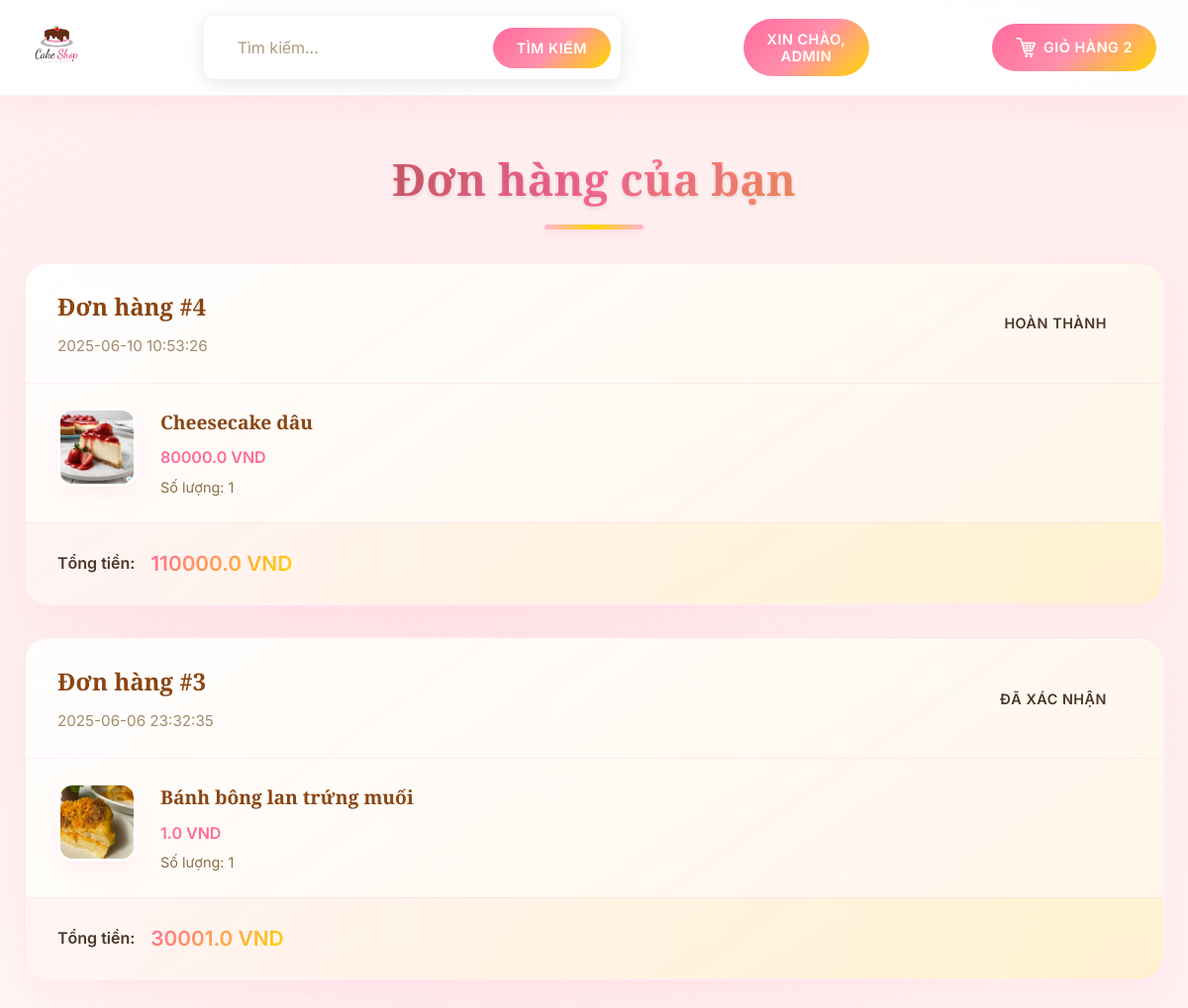
Screenshot of /account/orders (signed in) with the database file from the repository.
### tables this page shows
CREATE TABLE users 
		(userId INTEGER PRIMARY KEY, 
		password TEXT,
		email TEXT,
		firstName TEXT,
		lastName TEXT,
		address1 TEXT,
		address2 TEXT,
		zipcode TEXT,
		city TEXT,
		state TEXT,
		country TEXT, 
		phone TEXT
		, is_admin INTEGER DEFAULT 0, role TEXT DEFAULT 'user');

CREATE TABLE orders (
                    orderId INTEGER PRIMARY KEY AUTOINCREMENT,
                    userId INTEGER,
                    orderDate TEXT,
                    status TEXT DEFAULT 'Đang xử lý',
                    totalPrice REAL,
                    shippingAddress TEXT,
                    paymentMethod TEXT,
                    FOREIGN KEY (userId) REFERENCES users(userId)
                );

CREATE TABLE order_items (
                    orderItemId INTEGER PRIMARY KEY AUTOINCREMENT,
                    orderId INTEGER,
                    productId INTEGER,
                    quantity INTEGER DEFAULT 1,
                    price REAL,
                    FOREIGN KEY (orderId) REFERENCES orders(orderId),
                    FOREIGN KEY (productId) REFERENCES products(productId)
                );

CREATE TABLE products
		(productId INTEGER PRIMARY KEY,
		name TEXT,
		price REAL,
		description TEXT,
		image TEXT,
		stock INTEGER,
		categoryId INTEGER,
		FOREIGN KEY(categoryId) REFERENCES categories(categoryId)
		);

### routes/profile_routes.py (the view)
@profile_bp.route("/account/orders")
def orders():
    if 'email' not in session:
        flash("Vui lòng đăng nhập!")
        return redirect(url_for('auth.loginForm'))
    loggedIn, firstName, noOfItems = getLoginDetails()
    try:
        with get_db_connection() as conn:
            cur = conn.cursor()
            cur.execute("SELECT userId FROM users WHERE email = ?", (session['email'],))
            user = cur.fetchone()
            if not user:
                flash("Người dùng không tồn tại!")
                return redirect(url_for('auth.loginForm'))
            userId = user[0]
            cur.execute('''
                CREATE TABLE IF NOT EXISTS orders (
                    orderId INTEGER PRIMARY KEY AUTOINCREMENT,
                    userId INTEGER,
                    orderDate TEXT,
                    status TEXT DEFAULT 'Đang xử lý',
                    totalPrice REAL,
                    shippingAddress TEXT,
                    paymentMethod TEXT,
                    FOREIGN KEY (userId) REFERENCES users(userId)
                )
            ''')
            cur.execute('''
                CREATE TABLE IF NOT EXISTS order_items (
                    orderItemId INTEGER PRIMARY KEY AUTOINCREMENT,
                    orderId INTEGER,
                    productId INTEGER,
                    quantity INTEGER DEFAULT 1,
                    price REAL,
                    FOREIGN KEY (orderId) REFERENCES orders(orderId),
                    FOREIGN KEY (productId) REFERENCES products(productId)
                )
            ''')
            cur.execute("""
                SELECT orderId, orderDate, status, totalPrice
                FROM orders
                WHERE userId = ?
                ORDER BY orderId DESC
            """, (userId,))
            order_list = cur.fetchall()
            orders = []
            for order in order_list:
                orderId, orderDate, status, totalPrice = order
                cur.execute("""
                    SELECT p.name, p.image, oi.price, oi.quantity
                    FROM order_items oi
                    JOIN products p ON oi.productId = p.productId
                    WHERE oi.orderId = ?
                """, (orderId,))
                items_data = cur.fetchall()
                order_items = []
                for item in items_data:
                    order_items.append({
                        'name': item[0],
                        'image': item[1],
                        'price': item[2],
                        'quantity': item[3]
                    })
                orders.append({
                    'orderId': orderId,
                    'orderDate': orderDate,
                    'status': status,
                    'totalPrice': totalPrice,
                    'order_items': order_items
                })
    except sqlite3.Error as e:
        print(f"Database error in orders: {e}")
        orders = []
        flash("Lỗi khi tải đơn hàng!")
    return render_template("orders.html",
                         orders=orders,
                         loggedIn=loggedIn,
                         firstName=firstName,
                         noOfItems=noOfItems)

### app.py (called while the page is built)
def create_app():
    app = Flask(__name__)
    app.config.from_object(Config)
    if not os.path.exists(app.config['UPLOAD_FOLDER']):
        os.makedirs(app.config['UPLOAD_FOLDER'])
    register_blueprints(app)
    @app.context_processor
    def inject_template_vars():
        return {
            'url_for': url_for_wrapper
        }
    return app

def url_for_wrapper(endpoint, **values):
    from flask import url_for as flask_url_for
    route_mapping = {
        'root': 'main.root',
        'logout': 'auth.logout',
        'loginForm': 'auth.loginForm',
        'cart': 'cart.cart',
        'profileHome': 'profile.profileHome',
        'search': 'search.search',  # Map search route
        'displayCategory': 'search.search_by_category'  # Map category display
    }
    mapped_endpoint = route_mapping.get(endpoint, endpoint)
    try:
        return flask_url_for(mapped_endpoint, **values)
    except:
        try:
            return flask_url_for(endpoint, **values)
        except:
            return '#'

### utils/database.py (called while the page is built)
@contextmanager
def get_db_connection():
    conn = sqlite3.connect(Config.DATABASE_PATH)
    try:
        yield conn
    except Exception as e:
        conn.rollback()
        raise e
    finally:
        conn.close()

### utils/helpers.py (called while the page is built)
def getLoginDetails():
    try:
        with get_db_connection() as conn:
            cur = conn.cursor()
            if 'email' not in session:
                return False, '', 0
            cur.execute("SELECT userId, firstName FROM users WHERE email = ?", (session['email'],))
            user = cur.fetchone()
            if user:
                userId, firstName = user
                cur.execute("SELECT COUNT(productId) FROM kart WHERE userId = ?", (userId,))
                noOfItems = cur.fetchone()[0]
                return True, firstName or 'User', noOfItems
            return False, '', 0
    except sqlite3.Error as e:
        print(f"Database error in getLoginDetails: {e}")
        return False, '', 0

### templates/orders.html (shortened to what this page needs)
<!DOCTYPE HTML>
<html>
<head>
<link rel="stylesheet" href="{{ url_for('static', filename='css/orders.css') }}" />
<link rel="stylesheet" href="{{ url_for('static', filename='css/topStyle.css') }}" />
</head>
<body>
<div id="title">
	<a href="/">
	<img id="logo" src="{{ url_for('static', filename='images/logo.png') or '/placeholder.svg' }}" />
	</a>
	<form>
		<input id="searchBox" type="text" name="searchQuery" placeholder="Tìm kiếm...">
		<input id="searchButton" type="submit" value="Tìm kiếm">
	</form>
	{% if not loggedIn %}
		<div id="signInButton">
			<a class="link" href="/loginForm">Đăng nhập</a>
		</div>
	{% else %}
	<div class="dropdown">
		<button class="dropbtn">Xin chào, <br>{{firstName}}</button>
	</div>
	{% endif %}
	<div id="kart">
		<a class="link" href="/cart">
		<img src="{{ url_for('static', filename='images/shoppingCart.png') or '/placeholder.svg' }}" id="cartIcon" />
		GIỎ HÀNG {{noOfItems}}
		</a>
	</div>
</div>
<div class="orderContainer">
    <h2>Đơn hàng của bạn</h2>
    {% if orders %}
        <div class="orderList">
            {% for order in orders %}
            <div class="orderCard">
                <div class="orderHeader">
                    <div class="orderInfo">
                        <h3>Đơn hàng #{{order.orderId}}</h3>
                        <span class="orderDate">{{order.orderDate}}</span>
                    </div>
                    <div class="orderStatus">{{order.status}}</div>
                </div>
                <div class="orderItems">
                    {% for item in order.order_items %}
                    <div class="orderItem">
                        <div class="itemImage">
                            <img src="{{ url_for('static', filename='uploads/'+item.image) or '/placeholder.svg' }}" alt="{{item.name}}">
                        </div>
                        <div class="itemDetails">
                            <h4>{{item.name}}</h4>
                            <p class="itemPrice">{{item.price}} VND</p>
                            <p class="itemQuantity">Số lượng: {{item.quantity}}</p>
                        </div>
                    </div>
                    {% endfor %}
                </div>
                <div class="orderFooter">
                    <div class="orderTotal">
                        <span>Tổng tiền:</span>
                        <span class="totalPrice">{{order.totalPrice}} VND</span>
                    </div>
                </div>
            </div>
            {% endfor %}
        </div>
    {% endif %}
</div>
</body>
</html>

### static/css/orders.css (style rules this page uses)
:root { --primary-pink: #ff6b9d; --secondary-pink: #ff8fab; --accent-gold: #ffd700; --cream: #fff8f3; --light-pink: #ffebf0; --dark-brown: #4a3728; --medium-brown: #8b6f47; --white: #ffffff; --shadow-primary: rgba(255, 107, 157, 0.2); --shadow-gold: rgba(255, 215, 0, 0.3); --gradient-1: linear-gradient(135deg, #ff6b9d 0%, #ff8fab 50%, #ffd700 100%); --gradient-2: linear-gradient(45deg, #fff8f3 0%, #ffebf0 100%); --cake-pink: #ffb3d1; --cake-cream: #fff5e6; --cake-chocolate: #8b4513; --success-green: #4caf50; --warning-orange: #ff9800; --danger-red: #f44336; --info-blue: #2196f3; }
* { margin: 0; padding: 0; box-sizing: border-box; }
body { font-family: 'Inter', -apple-system, BlinkMacSystemFont, sans-serif; background: var(--gradient-2); color: var(--dark-brown); line-height: 1.6; overflow-x: hidden; position: relative; }
body::before { content: ''; position: fixed; top: 0; left: 0; width: 100%; height: 100%; background: radial-gradient(circle at 20% 50%, rgba(255, 179, 209, 0.15) 0%, transparent 50%), radial-gradient(circle at 80% 20%, rgba(255, 245, 230, 0.2) 0%, transparent 50%), radial-gradient(circle at 40% 80%, rgba(255, 107, 157, 0.1) 0%, transparent 50%); pointer-events: none; z-index: -1; }
.orderContainer { max-width: 1200px; margin: 3rem auto; padding: 0 1.5rem; }
.orderContainer h2 { font-family: 'Playfair Display', serif; font-size: 2.8rem; font-weight: 700; background: linear-gradient(135deg, var(--cake-chocolate) 0%, var(--primary-pink) 50%, var(--accent-gold) 100%); -webkit-background-clip: text; -webkit-text-fill-color: transparent; background-clip: text; text-align: center; margin-bottom: 3rem; position: relative; text-shadow: 0 2px 4px rgba(0, 0, 0, 0.1); }
.orderContainer h2::after { content: ''; position: absolute; bottom: -15px; left: 50%; transform: translateX(-50%); width: 100px; height: 5px; background: linear-gradient(90deg, var(--cake-pink), var(--accent-gold), var(--cake-pink)); border-radius: 3px; box-shadow: 0 2px 8px rgba(255, 179, 209, 0.4); }
.orderList { display: flex; flex-direction: column; gap: 2rem; }
.orderCard { background: linear-gradient(145deg, rgba(255, 255, 255, 0.95) 0%, rgba(255, 245, 230, 0.9) 100%); backdrop-filter: blur(25px); -webkit-backdrop-filter: blur(25px); border-radius: 25px; overflow: hidden; box-shadow: 0 15px 35px rgba(255, 179, 209, 0.15), inset 0 1px 0 rgba(255, 255, 255, 0.6); border: 2px solid rgba(255, 179, 209, 0.15); transition: all 0.4s cubic-bezier(0.4, 0, 0.2, 1); }
.orderHeader { display: flex; justify-content: space-between; align-items: center; padding: 1.5rem 2rem; border-bottom: 1px solid rgba(255, 179, 209, 0.2); }
.orderInfo h3 { font-family: 'Playfair Display', serif; font-size: 1.5rem; font-weight: 600; color: var(--cake-chocolate); margin-bottom: 0.5rem; }
.orderDate { font-size: 0.95rem; color: var(--medium-brown); opacity: 0.8; }
.orderStatus { padding: 0.5rem 1.5rem; border-radius: 50px; font-weight: 600; font-size: 0.9rem; text-transform: uppercase; letter-spacing: 0.5px; }
.orderItems { padding: 1.5rem 2rem; display: flex; flex-direction: column; gap: 1.5rem; }
.orderItem { display: flex; gap: 1.5rem; padding-bottom: 1.5rem; border-bottom: 1px dashed rgba(255, 179, 209, 0.3); }
.orderItem:last-child { border-bottom: none; padding-bottom: 0; }
.itemImage { width: 80px; height: 80px; border-radius: 15px; overflow: hidden; box-shadow: 0 8px 20px rgba(255, 179, 209, 0.2); border: 3px solid rgba(255, 255, 255, 0.8); }
.itemImage img { width: 100%; height: 100%; object-fit: cover; }
.itemDetails { flex: 1; }
.itemDetails h4 { font-family: 'Playfair Display', serif; font-size: 1.2rem; font-weight: 600; color: var(--cake-chocolate); margin-bottom: 0.5rem; }
.itemPrice { font-weight: 600; color: var(--primary-pink); margin-bottom: 0.3rem; }
.itemQuantity { font-size: 0.9rem; color: var(--medium-brown); }
.orderFooter { display: flex; justify-content: space-between; align-items: center; padding: 1.5rem 2rem; background: linear-gradient(to right, rgba(255, 179, 209, 0.1), rgba(255, 215, 0, 0.1)); border-top: 1px solid rgba(255, 179, 209, 0.2); }
.orderTotal { display: flex; align-items: center; gap: 1rem; font-weight: 600; }
.totalPrice { font-size: 1.3rem; background: linear-gradient(135deg, var(--primary-pink) 0%, var(--accent-gold) 100%); -webkit-background-clip: text; -webkit-text-fill-color: transparent; background-clip: text; }

### rows the page displays
users: firstName "ADMIN"
orders: orderId "4", orderDate "2025-06-10 10:53:26", status "HOÀN THÀNH", totalPrice "110000.0"
order_items: image (picture), name "Cheesecake dâu", price "80000.0", quantity "1"
orders: orderId "3", orderDate "2025-06-06 23:32:35", status "ĐÃ XÁC NHẬN", totalPrice "30001.0"
order_items: image (picture), name "Bánh bông lan trứng muối", price "1.0", quantity "1"

### other values shown
{{ noOfItems }} "2"
